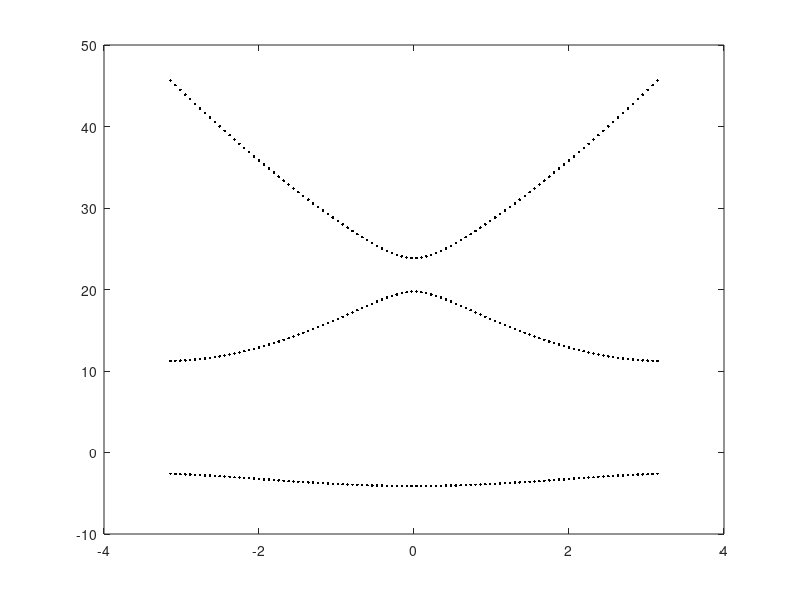

MATLAB code for this plot: (Note: this script raises an error after producing the figure.)
%% Periodic Potential Band Structure
% Physical constants
hbar = 1;
m = 1;
a = 1;
G = 2*pi/a;

% Fourier coefficients of the periodic potential
% V(x) = sum_G (V_G*exp(iGx))
% including ±G, ±2G, ±3G
Vcoeffs = struct();
Vcoeffs(1).G = 1*G;   Vcoeffs(1).V = 7;
% Vcoeffs(2).G = 2*G;   Vcoeffs(2).V = 1;
% Vcoeffs(3).G = 3*G;   Vcoeffs(3).V = 1/2;

% Number of Fourier components (plane waves)
M = max([Vcoeffs.G] / G); % max harmonic index
Npw = 2*M + 1; % -M to M

% k-space inside 1st BZ
Nk = 100;
k = linspace(-G/2, G/2, Nk);

% Free-electron energy
E0 = @(q) (hbar^2 * q.^2)/(2*m);
Ebands = zeros(Npw, Nk); % Initialize

%% Build Hamiltonian for each k
for i = 1:Nk
    ki = k(i);

    % reciprocal lattice shifts, -MG to MG
    m_list = (-M:M);
    kstates = ki + m_list*G;
    % Initialize Hamiltonian
    H = zeros(Npw, Npw);

    % Diagonal terms (free electron energies)
    for p = 1:Npw
        H(p,p) = E0(kstates(p));
    end

    % Off-diagonal terms from periodic potential
    for c = 1:length(Vcoeffs)
        Gc = Vcoeffs(c).G;
        Vc = Vcoeffs(c).V;

        for p = 1:Npw
            for q = 1:Npw
                if abs(kstates(p) - kstates(q) - Gc) < 1e-12
                    H(p,q) = H(p,q) + Vc;
                end
                if abs(kstates(p) - kstates(q) + Gc) < 1e-12
                    H(p,q) = H(p,q) + conj(Vc);
                end
            end
        end
    end

    % Diagonalize Hamiltonian
    Evals = sort(eig(H));
    Ebands(:,i) = Evals;
end

% Fermi energy, 1D system
N_e = 50; % number of electrons
Lbox = 100; % length
n = N_e / Lbox;
kF = pi*n;
EF = E0(kF);

%% Plot bands (Reduced Zone Scheme)
figure(1); clf; hold on; box on;
for band = 1:Npw
    plot(k, Ebands(band,:), 'k.');
end

% Fermi energy
yline(EF, 'k--');
text(0, EF + 3, sprintf('E_F = %.3f', EF));
xlabel('k (rad/m)'); ylabel('E (Energy eV)');
title(sprintf('Electron in Periodic Potential Band Structure \n (Reduced Zone Scheme)'));
